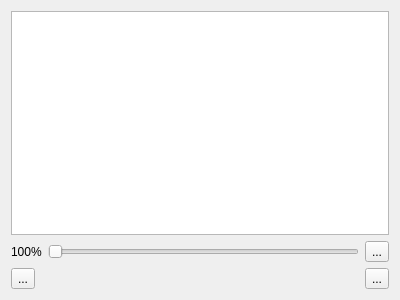
<?xml version="1.0" encoding="UTF-8"?>
<ui version="4.0">
 <class>WdgReferenceDocker</class>
 <widget class="QWidget" name="WdgReferenceDocker">
  <property name="geometry">
   <rect>
    <x>0</x>
    <y>0</y>
    <width>400</width>
    <height>300</height>
   </rect>
  </property>
  <property name="minimumSize">
   <size>
    <width>50</width>
    <height>50</height>
   </size>
  </property>
  <property name="windowTitle">
   <string>Form</string>
  </property>
  <layout class="QVBoxLayout" name="verticalLayout" stretch="1,0,0">
   <item>
    <layout class="QHBoxLayout" name="horizontalLayout" stretch="1">
     <item>
      <widget class="QGraphicsView" name="referenceView"/>
     </item>
    </layout>
   </item>
   <item>
    <layout class="QHBoxLayout" name="horizontalLayout_2" stretch="0,1,0">
     <item>
      <widget class="QLabel" name="lblZoomPercent">
       <property name="text">
        <string>100%</string>
       </property>
      </widget>
     </item>
     <item>
      <widget class="QSlider" name="sliderZoom">
       <property name="orientation">
        <enum>Qt::Horizontal</enum>
       </property>
      </widget>
     </item>
     <item>
      <widget class="QToolButton" name="btnReset">
       <property name="text">
        <string>...</string>
       </property>
      </widget>
     </item>
    </layout>
   </item>
   <item>
    <layout class="QHBoxLayout" name="horizontalLayout_3">
     <item>
      <widget class="QToolButton" name="btnPrev">
       <property name="text">
        <string>...</string>
       </property>
      </widget>
     </item>
     <item>
      <spacer name="horizontalSpacer">
       <property name="orientation">
        <enum>Qt::Horizontal</enum>
       </property>
       <property name="sizeHint" stdset="0">
        <size>
         <width>40</width>
         <height>20</height>
        </size>
       </property>
      </spacer>
     </item>
     <item>
      <widget class="QToolButton" name="btnNext">
       <property name="text">
        <string>...</string>
       </property>
      </widget>
     </item>
    </layout>
   </item>
  </layout>
 </widget>
 <resources/>
 <connections/>
</ui>
